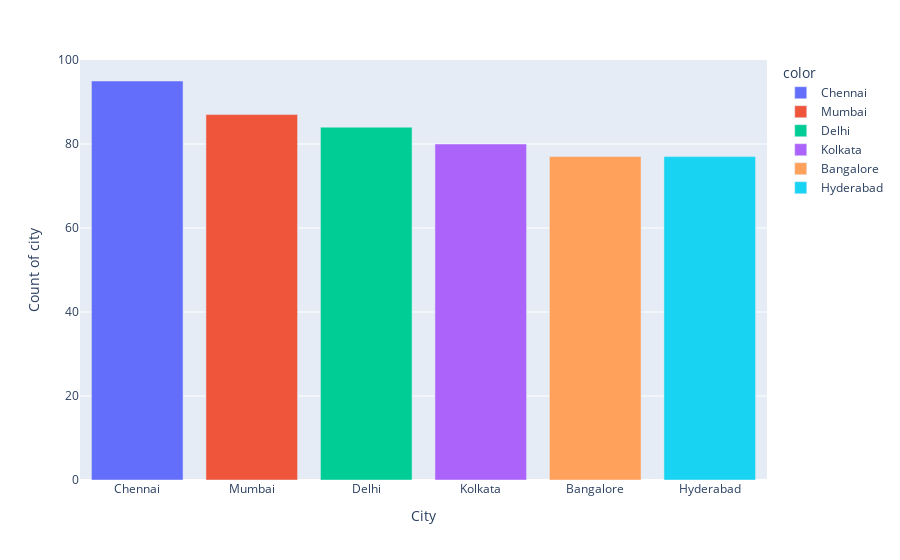

The notebook cell this image was saved under:
### Code cell
px.bar(x=cust.index , y=cust.values  ,labels={"x":"City " ,"y":"Count of city"}, color = cust.index)

### Figure 1 — Plotly figure (JSON) as saved in the notebook; plotly's stock layout.template omitted (floating-point values rounded to 4 significant figures)
{"data": [{"alignmentgroup": "True", "hovertemplate": "color=Chennai<br>City =%{x}<br>Count of city=%{y}<extra></extra>", "legendgroup": "Chennai", "marker": {"color": "#636efa", "pattern": {"shape": ""}}, "name": "Chennai", "offsetgroup": "Chennai", "orientation": "v", "showlegend": true, "textposition": "auto", "type": "bar", "x": ["Chennai"], "xaxis": "x", "y": [95], "yaxis": "y"}, {"alignmentgroup": "True", "hovertemplate": "color=Mumbai<br>City =%{x}<br>Count of city=%{y}<extra></extra>", "legendgroup": "Mumbai", "marker": {"color": "#EF553B", "pattern": {"shape": ""}}, "name": "Mumbai", "offsetgroup": "Mumbai", "orientation": "v", "showlegend": true, "textposition": "auto", "type": "bar", "x": ["Mumbai"], "xaxis": "x", "y": [87], "yaxis": "y"}, {"alignmentgroup": "True", "hovertemplate": "color=Delhi<br>City =%{x}<br>Count of city=%{y}<extra></extra>", "legendgroup": "Delhi", "marker": {"color": "#00cc96", "pattern": {"shape": ""}}, "name": "Delhi", "offsetgroup": "Delhi", "orientation": "v", "showlegend": true, "textposition": "auto", "type": "bar", "x": ["Delhi"], "xaxis": "x", "y": [84], "yaxis": "y"}, {"alignmentgroup": "True", "hovertemplate": "color=Kolkata<br>City =%{x}<br>Count of city=%{y}<extra></extra>", "legendgroup": "Kolkata", "marker": {"color": "#ab63fa", "pattern": {"shape": ""}}, "name": "Kolkata", "offsetgroup": "Kolkata", "orientation": "v", "showlegend": true, "textposition": "auto", "type": "bar", "x": ["Kolkata"], "xaxis": "x", "y": [80], "yaxis": "y"}, {"alignmentgroup": "True", "hovertemplate": "color=Bangalore<br>City =%{x}<br>Count of city=%{y}<extra></extra>", "legendgroup": "Bangalore", "marker": {"color": "#FFA15A", "pattern": {"shape": ""}}, "name": "Bangalore", "offsetgroup": "Bangalore", "orientation": "v", "showlegend": true, "textposition": "auto", "type": "bar", "x": ["Bangalore"], "xaxis": "x", "y": [77], "yaxis": "y"}, {"alignmentgroup": "True", "hovertemplate": "color=Hyderabad<br>City =%{x}<br>Count of city=%{y}<extra></extra>", "legendgroup": "Hyderabad", "marker": {"color": "#19d3f3", "pattern": {"shape": ""}}, "name": "Hyderabad", "offsetgroup": "Hyderabad", "orientation": "v", "showlegend": true, "textposition": "auto", "type": "bar", "x": ["Hyderabad"], "xaxis": "x", "y": [77], "yaxis": "y"}], "layout": {"autosize": true, "barmode": "relative", "legend": {"title": {"text": "color"}, "tracegroupgap": 0}, "margin": {"t": 60}, "xaxis": {"anchor": "y", "autorange": true, "domain": [0, 1], "range": [-0.5, 5.5], "title": {"text": "City "}, "type": "category"}, "yaxis": {"anchor": "x", "autorange": true, "domain": [0, 1], "range": [0, 100], "title": {"text": "Count of city"}, "type": "linear"}}}
